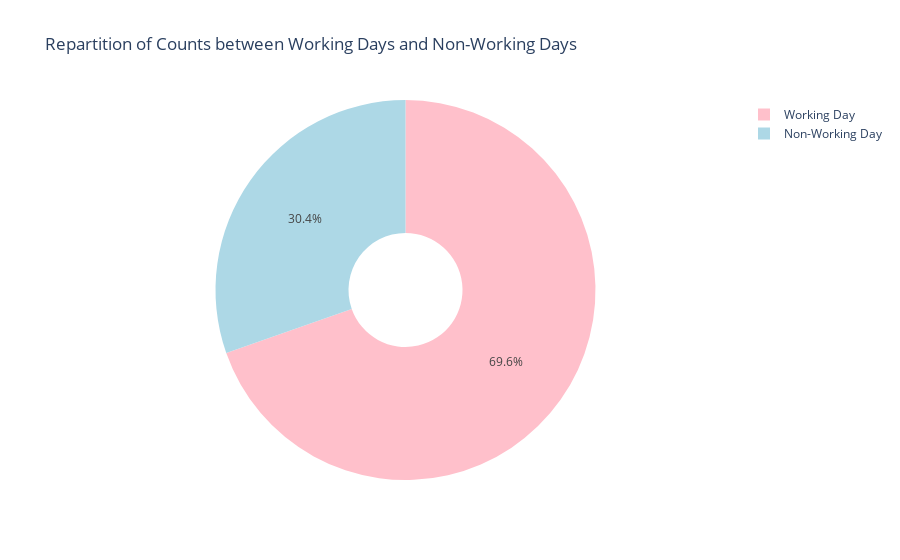

The notebook cell saved with this chart:
### Markdown cell above
Using the previous two donut charts we can see that, non-working days represent quite a large chunk of total days. However, comparing them, we are surprised to see that the ratio is very 1 to 1.. Indeed, people are not particularly more inclined to go bike-riding than when it is a working day. We could therefore recommend our customer to create some promotional events for users to motivate them to rent more bikes on week-ends and national holidays or bank holidays.

### Code cell
# UPDATE HERE

# Group by 'workingday' and sum the counts
workingday_counts = data.groupby('workingday')['cnt'].sum().reset_index()

# Define labels, sizes, and colors for the pie chart
labels = ['Non-Working Day', 'Working Day']
sizes = workingday_counts['cnt']
colors = ['lightblue', 'pink']

# Create the pie chart using Plotly Express
fig = go.Figure(data=[go.Pie(labels=labels, values=sizes, hole=0.3, textinfo='percent', marker=dict(colors=colors))])

# Set layout options
fig.update_layout(title='Repartition of Counts between Working Days and Non-Working Days')

# Show the chart
fig.show()

### Figure 1 — Plotly figure (JSON) as saved in the notebook; plotly's stock layout.template omitted (floating-point values rounded to 4 significant figures)
{"data": [{"hole": 0.3, "labels": ["Non-Working Day", "Working Day"], "marker": {"colors": ["lightblue", "pink"]}, "textinfo": "percent", "type": "pie", "values": [1000269, 2292410]}], "layout": {"title": {"text": "Repartition of Counts between Working Days and Non-Working Days"}}}
